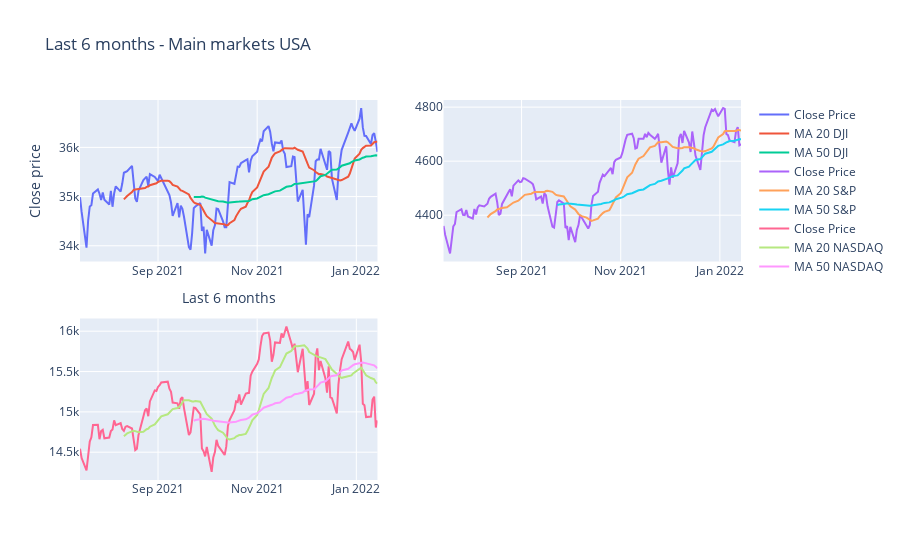

Here is the notebook cell this chart was saved with:
### Code cell
fig = make_subplots(rows=2, cols=2)

fig.add_trace(go.Scatter(x=data_mercados.index, y=data_mercados.Close['^DJI'], name='Close Price'), row=1, col=1)
fig.add_trace(go.Scatter(x=data_mercados.index, y=data_mercados['MA_20_DJ'], name='MA 20 DJI'),row=1, col=1)
fig.add_trace(go.Scatter(x=data_mercados.index, y=data_mercados['MA_50_DJ'], name='MA 50 DJI'),row=1, col=1)

fig.add_trace(go.Scatter(x=data_mercados.index, y=data_mercados.Close['^GSPC'], name='Close Price'), row=1, col=2)
fig.add_trace(go.Scatter(x=data_mercados.index, y=data_mercados['MA_20_S&P'], name='MA 20 S&P'),row=1, col=2)
fig.add_trace(go.Scatter(x=data_mercados.index, y=data_mercados['MA_50_S&P'], name='MA 50 S&P'), row=1, col=2)

fig.add_trace(go.Scatter(x=data_mercados.index, y=data_mercados.Close['^IXIC'], name='Close Price'), row=2, col=1)
fig.add_trace(go.Scatter(x=data_mercados.index, y=data_mercados['MA_20_NASDAQ'], name='MA 20 NASDAQ'),row=2, col=1)
fig.add_trace(go.Scatter(x=data_mercados.index, y=data_mercados['MA_50_NASDAQ'], name='MA 50 NASDAQ'), row=2, col=1)

fig.update_layout(title='Last 6 months - Main markets USA')
fig.update_layout(xaxis_title='Last 6 months')
fig.update_layout(yaxis_title='Close price')

### Figure 1 — Plotly figure (JSON) as saved in the notebook; plotly's stock layout.template omitted (floating-point values rounded to 4 significant figures; data arrays with more than 128 entries replaced by an {"elided": "..."} marker saying what was removed)
{"data": [{"name": "Close Price", "type": "scatter", "x": {"elided": "129 str values"}, "xaxis": "x", "y": {"elided": "129 float values"}, "yaxis": "y"}, {"name": "MA 20 DJI", "type": "scatter", "x": {"elided": "129 str values"}, "xaxis": "x", "y": {"elided": "129 float values"}, "yaxis": "y"}, {"name": "MA 50 DJI", "type": "scatter", "x": {"elided": "129 str values"}, "xaxis": "x", "y": {"elided": "129 float values"}, "yaxis": "y"}, {"name": "Close Price", "type": "scatter", "x": {"elided": "129 str values"}, "xaxis": "x2", "y": {"elided": "129 float values"}, "yaxis": "y2"}, {"name": "MA 20 S&P", "type": "scatter", "x": {"elided": "129 str values"}, "xaxis": "x2", "y": {"elided": "129 float values"}, "yaxis": "y2"}, {"name": "MA 50 S&P", "type": "scatter", "x": {"elided": "129 str values"}, "xaxis": "x2", "y": {"elided": "129 float values"}, "yaxis": "y2"}, {"name": "Close Price", "type": "scatter", "x": {"elided": "129 str values"}, "xaxis": "x3", "y": {"elided": "129 float values"}, "yaxis": "y3"}, {"name": "MA 20 NASDAQ", "type": "scatter", "x": {"elided": "129 str values"}, "xaxis": "x3", "y": {"elided": "129 float values"}, "yaxis": "y3"}, {"name": "MA 50 NASDAQ", "type": "scatter", "x": {"elided": "129 str values"}, "xaxis": "x3", "y": {"elided": "129 float values"}, "yaxis": "y3"}], "layout": {"title": {"text": "Last 6 months - Main markets USA"}, "xaxis": {"anchor": "y", "domain": [0, 0.45], "title": {"text": "Last 6 months"}}, "xaxis2": {"anchor": "y2", "domain": [0.55, 1]}, "xaxis3": {"anchor": "y3", "domain": [0, 0.45]}, "xaxis4": {"anchor": "y4", "domain": [0.55, 1]}, "yaxis": {"anchor": "x", "domain": [0.575, 1], "title": {"text": "Close price"}}, "yaxis2": {"anchor": "x2", "domain": [0.575, 1]}, "yaxis3": {"anchor": "x3", "domain": [0, 0.425]}, "yaxis4": {"anchor": "x4", "domain": [0, 0.425]}}}
